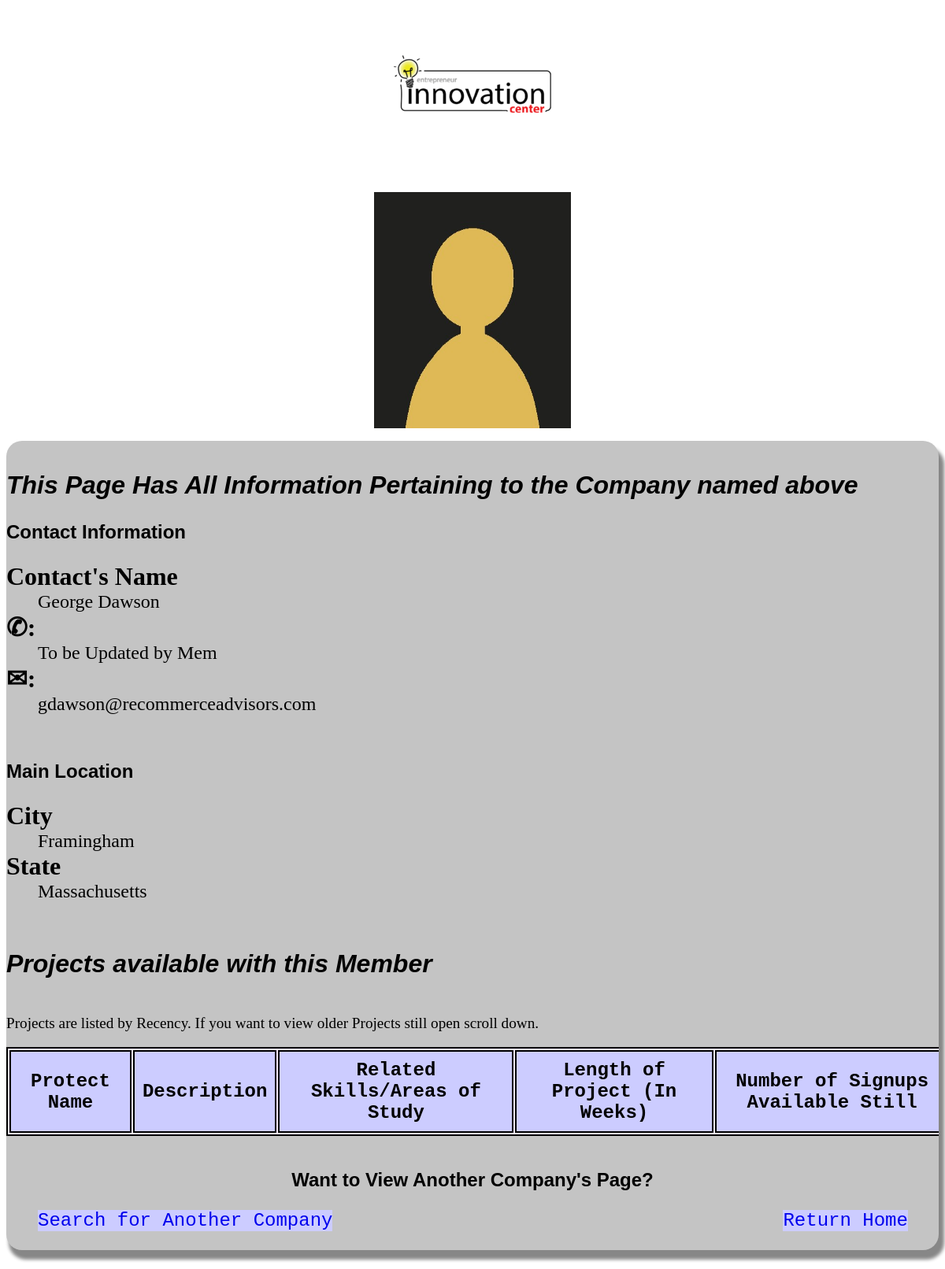
/CompanyPage.php, run on the app's committed database.
### tables this page shows
CREATE TABLE `member` (
  `MemberId` int(11) NOT NULL COMMENT 'Id for each entry',
  `ContactName` varchar(255) NOT NULL COMMENT 'Contact''s full name',
  `CompanyName` varchar(255) NOT NULL COMMENT 'Company Name',
  `ContactEmail` varchar(255) NOT NULL COMMENT 'Contact Email',
  `Username` varchar(255) NOT NULL COMMENT 'UserName for Company Contact account',
  `Password` varchar(255) NOT NULL COMMENT 'Password for Company Contact account',
  `CompanyCity` varchar(255) NOT NULL COMMENT 'Company City',
  `CompanyState` varchar(255) NOT NULL COMMENT 'Company State',
  `PhoneNumber` varchar(20) DEFAULT NULL COMMENT 'Contact Phone Number',
  `CompanyPicture` text NOT NULL COMMENT 'Company Photo/Logo',
  `CompanyDescription` longtext NOT NULL COMMENT 'Company Description',
  `AccountVerified` tinyint(1) NOT NULL COMMENT 'Determines if user has reviewed and replied to verification email at registration time.',
  `AccessCode` varchar(40) DEFAULT NULL COMMENT 'Code that only exists when account reset is needed',
  `DropboxToken` varchar(300) DEFAULT NULL COMMENT 'Dropbox Token For Members. Will be needed if they must store files through the platform. Generated by dropbox''s oauth.'
);

### CompanyPage.php (the view, shortened to what this page needs)
<!DOCTYPE html>
<html>
<head>
<link href='css/Intern1.css' rel='stylesheet'/>
</head>
<body>
<?php
	$con = new PDO('mysql:host=localhost:3306;dbname=internsite;charset=utf8mb4','SiteAdmin','fsuintern495');
	$sql = $con -> query("SELECT * FROM member WHERE CompanyName = '$_GET[comp]'");
    $results = $sql -> fetch(PDO::FETCH_ASSOC);
?>
<a href="Home.php"><img id="fsu_logo" src="images/fsu_logo.png" alt="FSU Logo"/></a>
<img src="<?php echo $results['CompanyPicture'];?>" width='250' height='300' alt='profile picture'/>
<div class='txt'>
<h2>This Page Has All Information Pertaining to the Company named above</h2>
<?php
	echo "<h3>Contact Information</h3>";
	echo "<div class='select>'";
	echo "<dl>";
	echo "<dt>Contact's Name</dt>";
	echo "<dd>" . $results['ContactName'] . "</dd>";
	echo "<dt>&#9990;:</dt>";
	echo "<dd>" . $results['PhoneNumber'] . "</dd>";
	echo "<dt>&#9993;:</dt>";
	echo "<dd>" . $results['ContactEmail'] . "</dd>";
	echo "<dl></div><br>";
	echo "<h3>Main Location</h3>";
	echo "<div class='select>'";
	echo "<dl>";
	echo "<dt>City</dt>";
	echo "<dd>" . $results['CompanyCity'] . "</dd>";
	echo "<dt>State</dt>";
	echo "<dd>" . $results['CompanyState'] . "</dd>";
	echo "<dl></div><br>";
	echo "<h2>Projects available with this Member</h2>";
	echo "<div style='overflow-x:auto;overflow-y:auto;'>";
	echo "<table align='center' width='150%' height='120%'>";
	echo"<p>Projects are listed by Recency. If you want to view older Projects still open scroll down.</p>";
	echo"<tr><th>Protect Name<th>Description<th>Related Skills/Areas of Study<th>Length of Project (In Weeks)<th>Number of Signups Available Still<th>Requirements/Prerequisite Knowledge<th>Apply Here</tr>";
		echo"</table>";
		echo"</div>";
?>
<br>
<div class='select'>
<h3 align=center>Want to View Another Company's Page?</h3>
<ul type=none>
<li style='float:left;text-align:center;'><a href='CompanyFind.php'>Search for Another Company</a></li>
<li style='margin-left:50%;float:left;text-align:center;'><a href='Home.php'>Return Home</a></li>
</ul>
<br clear=both>
</div>
</div>
</html>

### css/Intern1.css (style rules this page uses)
body { text-align:center; }
div.select { text-align:center; }
div.select > ul > li > a { text-decoration:none; font-family:"Lucida Console", Monaco, monospace; font-size:150%; background-color:#ccccff; }
div.txt { padding:1% 0% 2% 0%; margin:1% 0% 2% 0%; background-color:#C4C4C4; text-align:left; box-shadow: 5px 10px 4px 2px #878787; border-radius: 20px; }
h2 { font-size:200%; font-family:Arial; font-style: italic; }
h3 { font-size:150%; font-family:Arial; }
p, address { font-size:120%; font-family:Tahoma; }
dt { font-size:200%; font-family:Trebuchet MS; font-weight:bold; }
dd { font-size: 150%; font-family:Georgia; }
table, td, th, tr { border: black 2px solid; }
th { font-family: Courier; padding:10px; background-color: #ccccff; text-align:center; font-size:150%; }
tr { background-color: #e6e6ff; }
table { background-color:#f2e6ff; }

### data on the page
member: CompanyPicture (picture), ContactName "George Dawson", PhoneNumber "To be Updated by Mem", ContactEmail "gdawson@recommerceadvisors.com", CompanyCity "Framingham", CompanyState "Massachusetts"
